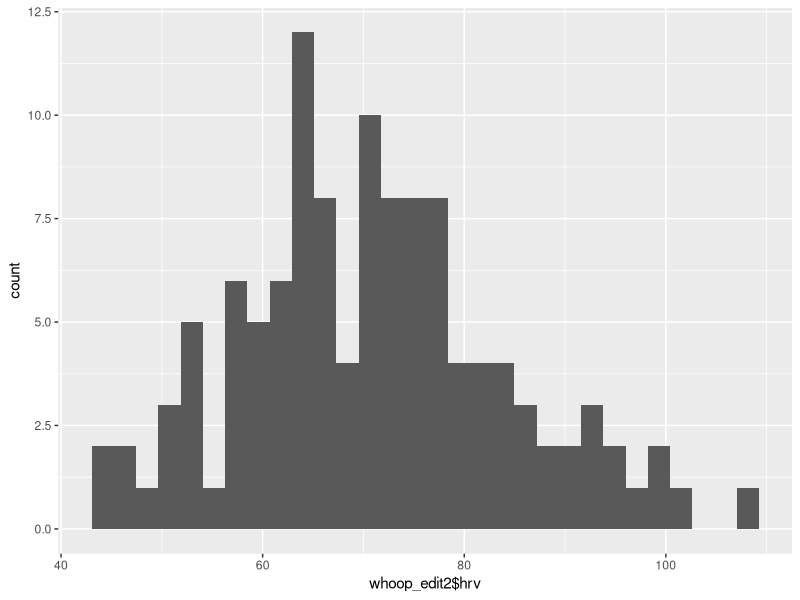
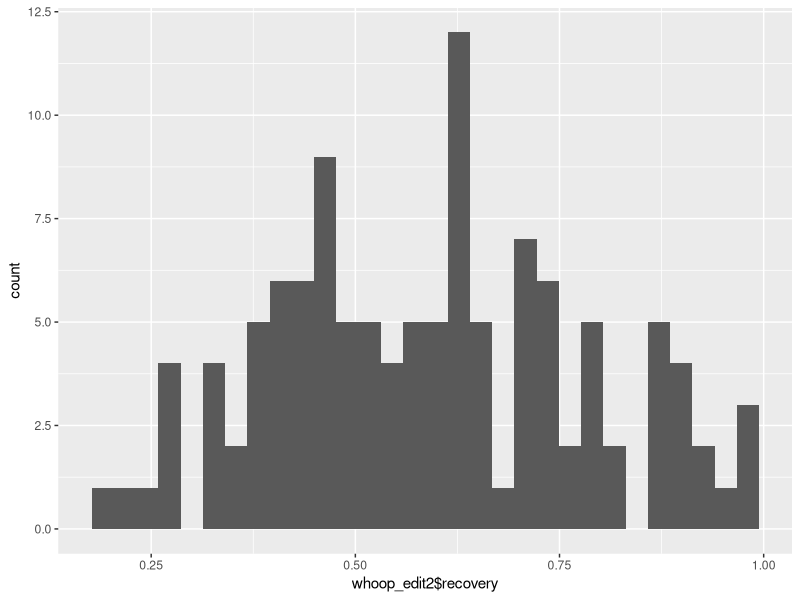
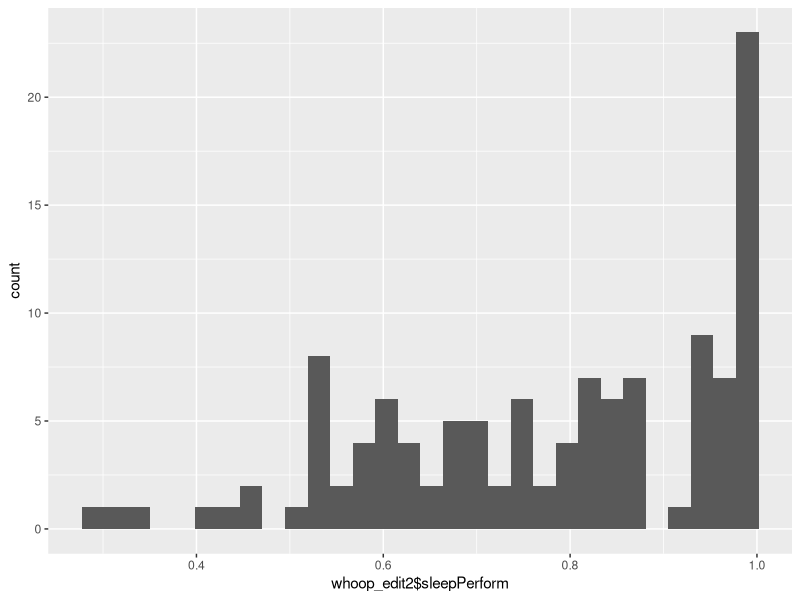
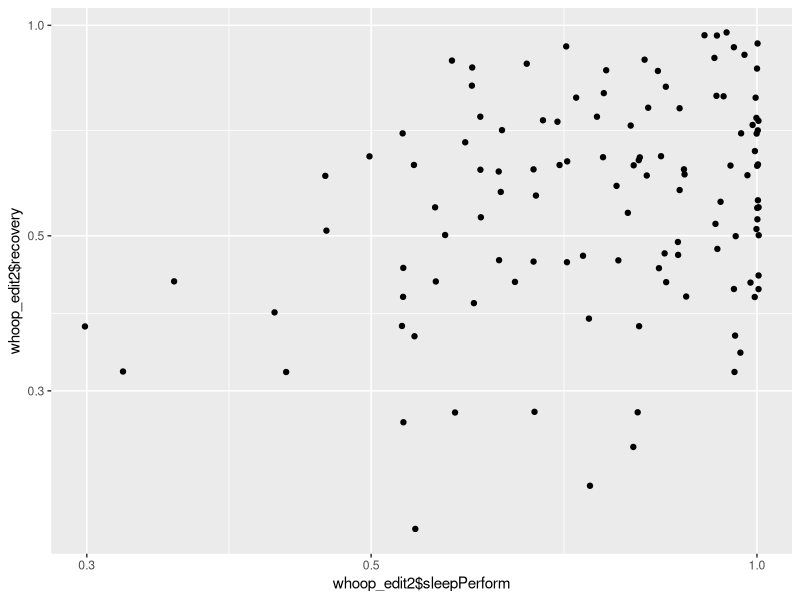
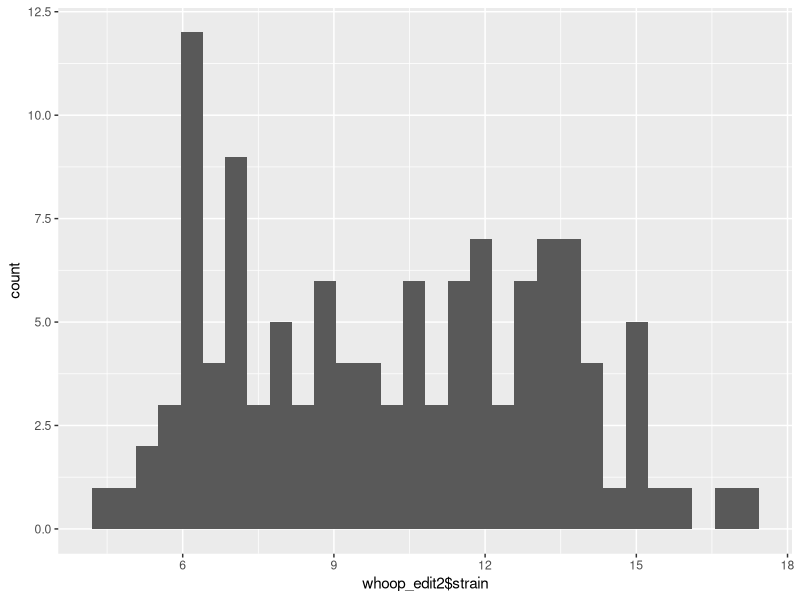
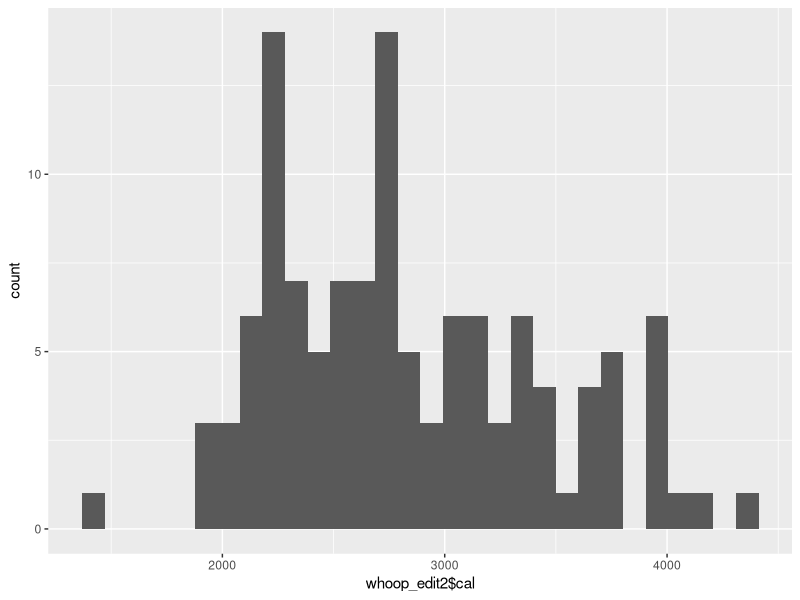
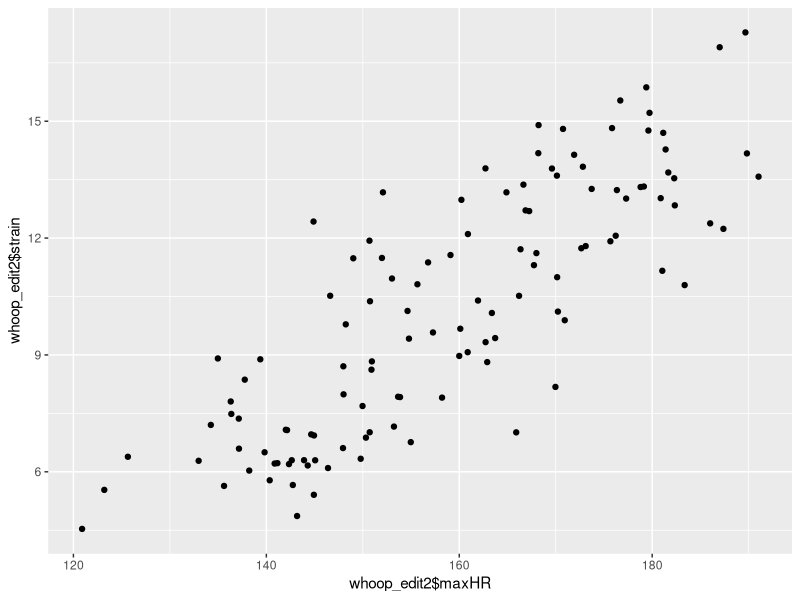
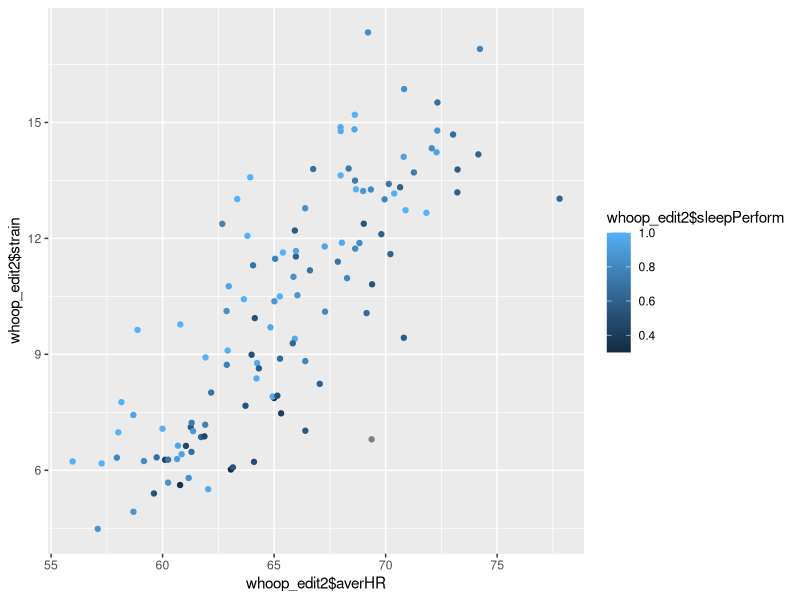

Recreate these plots in R, in order.
# load gdata package
library(gdata)

# load dplyr
library(dplyr)

whoop_df_original <- read.csv("capstone_WHOOP_data_14aug_18apr.csv", header = TRUE)
whoop_df_original
class(whoop_df_original)
names(whoop_df_original)
str(whoop_df_original)
summary(whoop_df_original)

# create new data frame to edit
whoop_edit <- whoop_df_original

# remove empty rows 120 - 179
whoop_edit <- whoop_edit[-c(120:179), ]
View(whoop_edit)
summary(whoop_edit)

#new data frame to edit Recovery column; convert from factors to numerics
whoop_edit_recovery <- whoop_edit
whoop_edit_recovery$Recovery <- as.numeric(sub("%", "e-2", whoop_edit_recovery$Recovery))
class(whoop_edit_recovery$Recovery)
whoop_edit_recovery$Recovery
View(whoop_edit_recovery)

# new data frame to edit Sleep Performance column
class(whoop_edit_recovery$Sleep.Performance)
whoop_edit_sleep_perf <- whoop_edit_recovery
whoop_edit_sleep_perf$Sleep.Performance <- as.numeric(sub("%", "e-2", whoop_edit_sleep_perf$Sleep.Performance))
class(whoop_edit_sleep_perf$Sleep.Performance)


#save updates to new data frame, whoop_edit2
whoop_edit2 <- whoop_edit_sleep_perf
View(whoop_edit2)
mean(whoop_edit2$Sleep.Performance, na.rm = TRUE)

names(whoop_edit2) = c("date", "strain", "recovery", "sleepPerform", "maxHR", "averHR", "cal", "hrv", "restHR", "timeInBed", "timeLightSleep", "timeREMSleep", "timeDeepSleep", "totalSleep", "sleepCycles")
colnames(whoop_edit2)

cor(whoop_edit2[c("strain", "recovery", "sleepPerform", "maxHR", "averHR", "cal", "hrv", "restHR", "timeInBed", "timeLightSleep", "timeREMSleep", "timeDeepSleep", "totalSleep", "sleepCycles")])

# data frame to edit date column
library(lubridate)
date_whoop_edit = whoop_edit2
class(date_whoop_edit$date)

date_whoop_edit$date = dmy(date_whoop_edit$date)
class(date_whoop_edit$date)
str(date_whoop_edit)


#load ggplot libary
library(ggplot2)
ggplot(whoop_edit2, aes(x = whoop_edit2$hrv)) + geom_histogram()
ggplot(whoop_edit2, aes(x = whoop_edit2$recovery)) + geom_histogram()
ggplot(whoop_edit2, aes(x = whoop_edit2$sleepPerform)) + geom_histogram()
ggplot(whoop_edit2, aes(x = whoop_edit2$sleepPerform, y = whoop_edit2$recovery)) + scale_x_log10() + scale_y_log10() + geom_jitter()
ggplot(whoop_edit2, aes(x = whoop_edit2$strain)) + geom_histogram()
ggplot(whoop_edit2, aes(x = whoop_edit2$cal)) + geom_histogram()
ggplot(whoop_edit2, aes(x = whoop_edit2$maxHR, y = whoop_edit2$strain)) + geom_jitter()
ggplot(whoop_edit2, aes(x = whoop_edit2$averHR, y = whoop_edit2$strain, color = whoop_edit2$sleepPerform)) + geom_jitter()
ggplot(whoop_edit2, aes(x = whoop_edit2$averHR, y = whoop_edit2$restHR)) + geom_jitter()
ggplot(whoop_edit2, aes(x = whoop_edit2$averHR, y = whoop_edit2$sleepPerform)) + geom_jitter()


#ggplot(df_original, aes(x = df_original$Calories)) + geom_histogram()
#ggplot(df_original, aes(x = df_original$Total.Sleep..hrs.)) + geom_histogram()
#ggplot(df_original, aes(x = df_original$Sleep.Cycles)) + geom_histogram()
#ggplot(df_original, aes(x = df_original$Strain)) + geom_histogram()
#ggplot(df_original, aes(x = df_original$Calories, y = df_original$Time.in.Bed..hrs.)) + geom_point()
#ggplot(df_original, aes(x = df_original$Strain, y = df_original$Recovery)) + geom_point()
